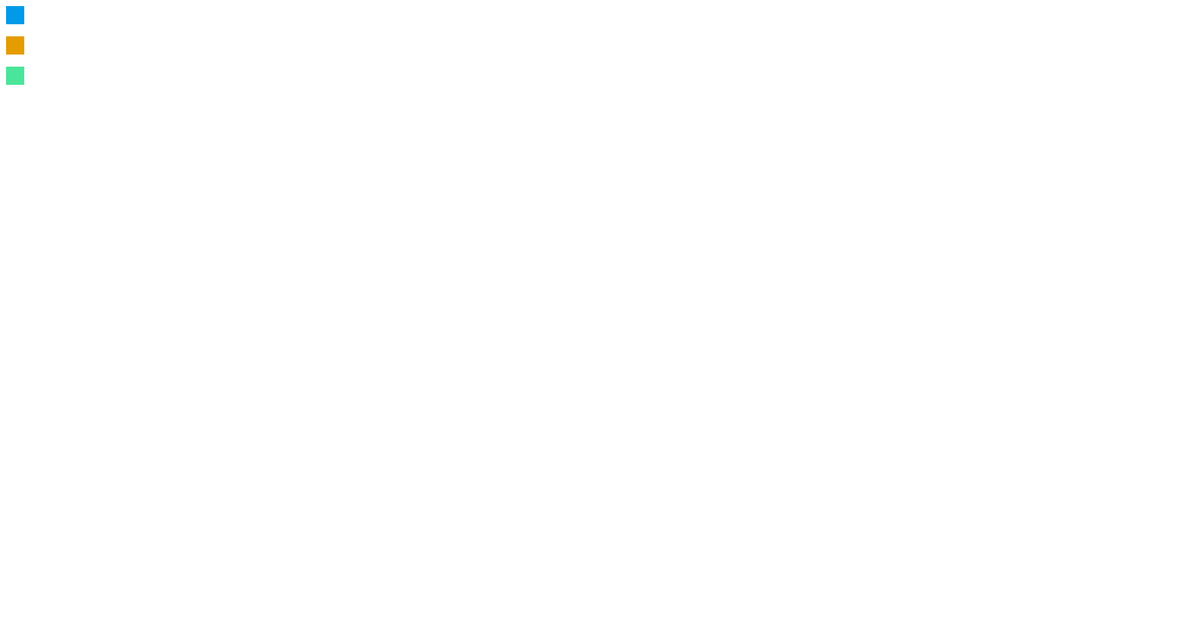
Frame 1 (no input)
Frame 60 (the mouse pressed at the canvas centre just before this capture): identical to frame 1, image omitted
Frame 120 (the mouse held since frame 60 and released just before this capture): identical to frame 1, image omitted

The Processing sketch that drew this single still picture (run headless with seeded random() and noise(); from frame 60 on, the mouse is pressed at the canvas centre):

// Processing sketch: processing_25647
// ── processing_25647.pde

boolean button1 = false;
boolean button2 = false;
boolean button3 = false;


//declare variables
float x, y, xD, yD, xVel, yVel,xOld, yOld, w, wOld, fade;
float spring = 0.01;
float damp = 0.95;

void setup () {
  size (1980,1020);
  smooth ();
    background(#FFFFFF);
}

void draw () {
  if (keyPressed == true){
  background (255);
}
  if (button1) {
    //pass on previous position and line width
    xOld = x;
    yOld = y;
    wOld = w;

    //calculate distance and springing 
    xD = (mouseX - x) * spring;
    yD = (mouseY - y) * spring;

    //calculate velocity and damping
    xVel = (xVel + xD) * damp;
    yVel = (yVel + yD) * damp;

    //calculate position;
    x+=xVel;
    y+=yVel;

    //only draw on mousedown, overall this part has some ugly code but it works
    if(mousePressed == true) {
      //fade in the line opacity
      fade+=5;
      fade=min(fade,100);
      //fade in the line width
      w+=0.5;
      w=min(w,xVel*fade/50); //should probably be based on window size to be fully dynamic
    }
    else {
      //fade out the line opacity
      fade-=3;
      fade=max(fade,0);
      //fade out the line width
      w=xVel*fade/50;
    }

    //draw the line
    fill(0,154,233,fade-50);
    noStroke();
    quad(xOld-wOld, yOld, x-w, y, x+w, y, xOld+wOld, yOld);

    //draw the outline
    stroke(0,154,233,fade);
    line(xOld-wOld, yOld, x-w, y);
    line(xOld+wOld, yOld, x+w, y);
  }

else if (button2) {
  //pass on previous position and line width
    xOld = x;
    yOld = y;
    wOld = w;

    //calculate distance and springing 
    xD = (mouseX - x) * spring;
    yD = (mouseY - y) * spring;

    //calculate velocity and damping
    xVel = (xVel + xD) * damp;
    yVel = (yVel + yD) * damp;

    //calculate position;
    x+=xVel;
    y+=yVel;

    //only draw on mousedown, overall this part has some ugly code but it works
    if(mousePressed == true) {
      //fade in the line opacity
      fade+=5;
      fade=min(fade,100);
      //fade in the line width
      w+=0.5;
      w=min(w,xVel*fade/50); //should probably be based on window size to be fully dynamic
    }
    else {
      //fade out the line opacity
      fade-=3;
      fade=max(fade,0);
      //fade out the line width
      w=xVel*fade/50;
    }

    //draw the line
    fill(228,156,0,fade-50);
    noStroke();
    quad(xOld-wOld, yOld, x-w, y, x+w, y, xOld+wOld, yOld);

    //draw the outline
    stroke(228,156,0,fade);
    line(xOld-wOld, yOld, x-w, y);
    line(xOld+wOld, yOld, x+w, y);
}

else if (button3) {
  //pass on previous position and line width
    xOld = x;
    yOld = y;
    wOld = w;

    //calculate distance and springing 
    xD = (mouseX - x) * spring;
    yD = (mouseY - y) * spring;

    //calculate velocity and damping
    xVel = (xVel + xD) * damp;
    yVel = (yVel + yD) * damp;

    //calculate position;
    x+=xVel;
    y+=yVel;

    //only draw on mousedown, overall this part has some ugly code but it works
    if(mousePressed == true) {
      //fade in the line opacity
      fade+=5;
      fade=min(fade,100);
      //fade in the line width
      w+=0.5;
      w=min(w,xVel*fade/50); //should probably be based on window size to be fully dynamic
    }
    else {
      //fade out the line opacity
      fade-=3;
      fade=max(fade,0);
      //fade out the line width
      w=xVel*fade/50;
    }

    //draw the line
    fill(74,229,154,fade-50);
    noStroke();
    quad(xOld-wOld, yOld, x-w, y, x+w, y, xOld+wOld, yOld);

    //draw the outline
    stroke(74,229,154,fade);
    line(xOld-wOld, yOld, x-w, y);
    line(xOld+wOld, yOld, x+w, y);
}
noStroke();
fill (0,154,233);
rect (10,10,30,30);

fill (228,156,0);
rect (10,60,30,30);

fill (74,229,154);
rect (10,110,30,30);

}

void mousePressed () {

  if ((mouseX <50) && (mouseY <50 )) {

    button1 =!button1;
    button2 = false;
    button3 = false;
  }

  else if((mouseX < 50) &&(mouseY < 100 )) {

    button2 =!button2;
    button1 = false;
    button3 = false;
  }
  else if((mouseX < 50) &&(mouseY < 150 )) {

    button3 =!button3;
    button2 = false;
    button1 = false;
  }
}             
